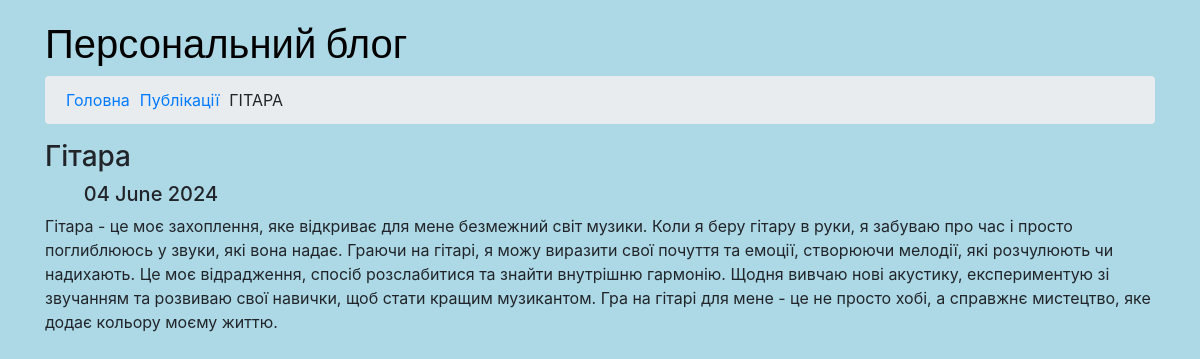
The page /articles/2024/06/04/gitara/ on the database its author committed.
### app_blog/models.py (models this page shows, shortened)
class Article(models.Model):
    title = models.CharField(u'Заголовок', max_length=250, help_text=u'Максимум 250 сим.')
    description = models.TextField(blank=True, verbose_name=u'Опис')
    pub_date = models.DateTimeField(u'Дата публікації', default=timezone.now)
    slug = models.SlugField(u'Слаг', unique_for_date='pub_date')
    main_page = models.BooleanField(u'Головна', default=True, help_text=u'Показувати')
    category = models.ForeignKey(Category, related_name='articles', blank=True, null=True, verbose_name=u'Категорія', on_delete=models.CASCADE)
    objects = models.Manager()
    class Meta:
        ordering = ['-pub_date']
        verbose_name = u'Стаття'
        verbose_name_plural = u'Статті'

### app_blog/views.py (the view)
# urls.py: path('articles/<int:year>/<int:month>/<int:day>/<slug:slug>/', ArticleDetail.as_view(), name='news-detail'),
class ArticleDetail(DateDetailView):
    model = Article
    template_name = 'article_detail.html'
    context_object_name = 'item'
    date_field = 'pub_date'
    query_pk_and_slug = True
    month_format = '%m'
    allow_future = True
    def get_context_data(self, *args, **kwargs):
        context = super(ArticleDetail, self).get_context_data(*args, **kwargs)
        try:
            context['images'] = context['item'].images.all()
        except:
            pass
        return context

### app_blog/templates/article_detail.html (shortened to what this page needs)
{% extends "base.html" %}
{% load static %}
{% block content %}{% endblock %}

### app_blog/templates/base.html (shortened to what this page needs)
<!DOCTYPE html>
<html lang="uk">
{% load static %}
<head>
    <link rel="stylesheet" href="{% static 'css/bootstrap.min.css' %}">
    <link type="text/css" href="{% static 'css/main.css' %}" rel="stylesheet">
</head>
<body>
    <div class="container">
        <h1>Персональний блог</h1>
        <div>
            <ol class="breadcrumb">
                <li><a href="/">Головна</a></li>
                <li><a href="{% url 'articles-list' %}">Публікації</a></li>
                <li>{{ item.title|upper }}</li>
            </ol>
        </div>
        {% block content %}
        {% endblock %}
    </div>
</body>
</html>

### app_blog/static/css/main.css (style rules this page uses)
body { background-image: url(''); background-color: linear-gradient(to right, #add8e6, #ffffff); background-color: #add8e6; background-size: cover; background-repeat: no-repeat; }
div > h1 { color: #000000; font-family: 'Ubuntu', sans-serif; margin-top: 20px; }
body > div > div > ol > li { margin: 0 5px; }
p { margin: 0; text-indent: 3ch; }

### rows shown on the page
Article: title "ГІТАРА", title+pub_date+description "Гітара 04 June 2024 Гітара - це моє захоплення, яке відкриває для мене безмежний світ музики. Коли я беру гітару в руки, я забуваю про час і просто поглиблююсь у звуки, які вона надає. Граючи на гітарі, я можу виразити свої почуття та емоції, створюючи мелодії, які розчулюють чи надихають. Це моє відрадження, спосіб розслабитися та знайти внутрішню гармонію. Щодня вивчаю нові акустику, експериментую зі звучанням та розвиваю свої навички, щоб стати кращим музикантом. Гра на гітарі для мене - це не просто хобі, а справжнє мистецтво, яке додає кольору моєму життю."
